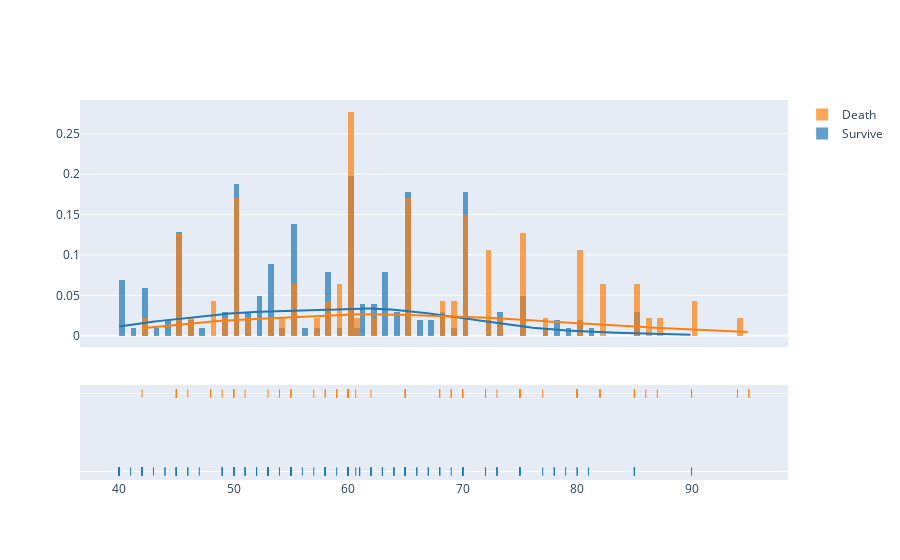

The cell this chart's notebook holds for it:
### Code cell
#Heart Failure dengan umur
surv = df[df["DEATH_EVENT"]==0]["age"]
death = df[df["DEATH_EVENT"]==1]["age"]
values=(surv,death)
labels=("Survive","Death")
fig = ff.create_distplot(values, labels, bin_size=0.5)
fig.show()

### Figure 1 — Plotly figure (JSON) as saved in the notebook; plotly's stock layout.template omitted (floating-point values rounded to 4 significant figures; data arrays with more than 128 entries replaced by an {"elided": "..."} marker saying what was removed)
{"data": [{"histnorm": "probability density", "legendgroup": "Survive", "marker": {"color": "rgb(31, 119, 180)"}, "name": "Survive", "opacity": 0.7, "type": "histogram", "x": {"elided": "203 float values"}, "xaxis": "x", "xbins": {"end": 90, "size": 0.5, "start": 40}, "yaxis": "y"}, {"histnorm": "probability density", "legendgroup": "Death", "marker": {"color": "rgb(255, 127, 14)"}, "name": "Death", "opacity": 0.7, "type": "histogram", "x": [75, 55, 65, 50, 65, 90, 75, 60, 65, 80, 75, 62, 45, 50, 82, 87, 45, 70, 48, 65, 68, 75, 80, 95, 70, 58, 82, 94, 85, 50, 65, 69, 90, 82, 60, 70, 50, 70, 60, 50, 51, 60, 80, 57, 68, 53, 60, 70, 60, 95, 49, 72, 45, 50, 45, 60, 42, 72, 70, 65, 85, 69, 60, 60, 59, 60, 72, 85, 70, 86, 60, 46, 80, 72, 75, 72, 50, 45, 80, 59, 59, 65, 75, 58, 60.67, 50, 60, 45, 77, 48, 54, 73, 60, 55, 65, 55], "xaxis": "x", "xbins": {"end": 95, "size": 0.5, "start": 42}, "yaxis": "y"}, {"legendgroup": "Survive", "marker": {"color": "rgb(31, 119, 180)"}, "mode": "lines", "name": "Survive", "showlegend": false, "type": "scatter", "x": {"elided": "500 float values"}, "xaxis": "x", "y": {"elided": "500 float values"}, "yaxis": "y"}, {"legendgroup": "Death", "marker": {"color": "rgb(255, 127, 14)"}, "mode": "lines", "name": "Death", "showlegend": false, "type": "scatter", "x": {"elided": "500 float values"}, "xaxis": "x", "y": {"elided": "500 float values"}, "yaxis": "y"}, {"legendgroup": "Survive", "marker": {"color": "rgb(31, 119, 180)", "symbol": "line-ns-open"}, "mode": "markers", "name": "Survive", "showlegend": false, "type": "scatter", "x": {"elided": "203 float values"}, "xaxis": "x", "y": {"elided": "203 str values"}, "yaxis": "y2"}, {"legendgroup": "Death", "marker": {"color": "rgb(255, 127, 14)", "symbol": "line-ns-open"}, "mode": "markers", "name": "Death", "showlegend": false, "type": "scatter", "x": [75, 55, 65, 50, 65, 90, 75, 60, 65, 80, 75, 62, 45, 50, 82, 87, 45, 70, 48, 65, 68, 75, 80, 95, 70, 58, 82, 94, 85, 50, 65, 69, 90, 82, 60, 70, 50, 70, 60, 50, 51, 60, 80, 57, 68, 53, 60, 70, 60, 95, 49, 72, 45, 50, 45, 60, 42, 72, 70, 65, 85, 69, 60, 60, 59, 60, 72, 85, 70, 86, 60, 46, 80, 72, 75, 72, 50, 45, 80, 59, 59, 65, 75, 58, 60.67, 50, 60, 45, 77, 48, 54, 73, 60, 55, 65, 55], "xaxis": "x", "y": ["Death", "Death", "Death", "Death", "Death", "Death", "Death", "Death", "Death", "Death", "Death", "Death", "Death", "Death", "Death", "Death", "Death", "Death", "Death", "Death", "Death", "Death", "Death", "Death", "Death", "Death", "Death", "Death", "Death", "Death", "Death", "Death", "Death", "Death", "Death", "Death", "Death", "Death", "Death", "Death", "Death", "Death", "Death", "Death", "Death", "Death", "Death", "Death", "Death", "Death", "Death", "Death", "Death", "Death", "Death", "Death", "Death", "Death", "Death", "Death", "Death", "Death", "Death", "Death", "Death", "Death", "Death", "Death", "Death", "Death", "Death", "Death", "Death", "Death", "Death", "Death", "Death", "Death", "Death", "Death", "Death", "Death", "Death", "Death", "Death", "Death", "Death", "Death", "Death", "Death", "Death", "Death", "Death", "Death", "Death", "Death"], "yaxis": "y2"}], "layout": {"autosize": true, "barmode": "overlay", "hovermode": "closest", "legend": {"traceorder": "reversed"}, "xaxis": {"anchor": "y2", "autorange": true, "domain": [0, 1], "range": [36.61, 98.39], "type": "linear", "zeroline": false}, "yaxis": {"anchor": "free", "autorange": true, "domain": [0.35, 1], "position": 0, "range": [-0.01403, 0.2919], "type": "linear"}, "yaxis2": {"anchor": "x", "autorange": true, "domain": [0, 0.25], "dtick": 1, "range": [-0.1818, 1.182], "showticklabels": false, "type": "category"}}}
